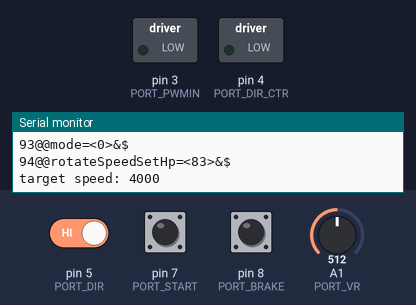
A sketch run on a simulated Arduino Uno, built with avr-gcc and run on an emulated ATmega328P. On the bench: switched loads named in the sketch (green lamp = pin HIGH), the last lines printed to the serial monitor. The test bench sets the inputs (shaded band); at power-on: pin 5 (PORT_DIR) HIGH, pin 7 (PORT_START) HIGH, pin 8 (PORT_BRAKE) HIGH, A1 (PORT_VR) = 512.

Above: at 1.2 s.
1.3 s: pin 5 (PORT_DIR) driven LOW
At 2.1 s:
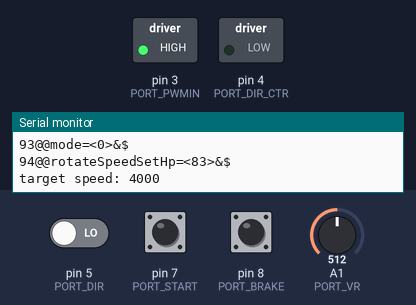
3.3 s: pin 7 (PORT_START) pulled LOW for 1 s
At 4.1 s:
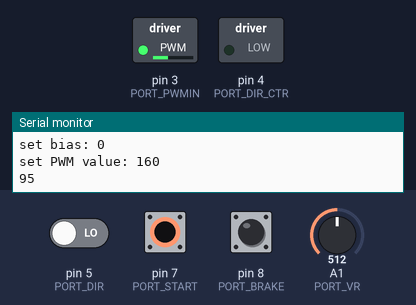
5.8 s: pin 5 (PORT_DIR) driven HIGH
At 7.4 s:
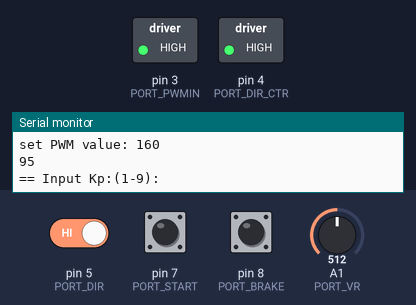
7.9 s: pin 7 (PORT_START) pulled LOW for 3.2 s
At 9.1 s:
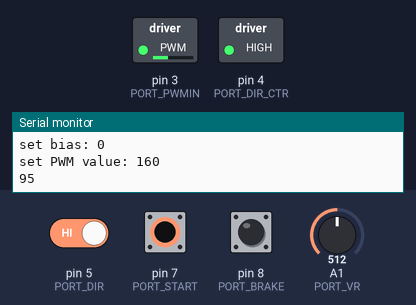
Timing chart, 0 to 12.6 s (numbered marks = the images above; inputs shaded):
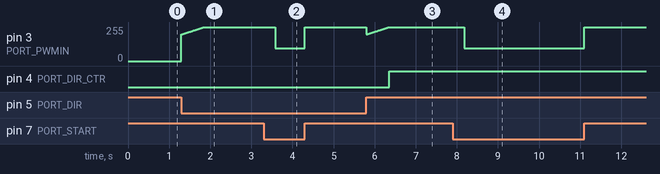

The sketch:

sensored.bldc.ino
```cpp
#include <TimerOne.h>
#define DUMP_VAR(x)  { \
  Serial.print(__LINE__);\
  Serial.print("@@"#x"=<");\
  Serial.print(x);\
  Serial.print(">&$");\
  Serial.print("\r\n");\
}


// digital pins
#define PORT_HP 2                      // digital pin 2 used to check hall pulse from MCD
#define PORT_PWMIN 3                   // digital pin 3 used to output PWM-in signal to MCD as speed control
#define PORT_DIR_CTR 4                 // digital pin 4 used to write CW/CCW switch state from MCD board
#define PORT_DIR 5                     // digital pin 5 used to read CW/CCW switch state from MCD board
#define PORT_START 7                   // digital pin 7 used to read Start switch state from MCD board
#define PORT_BRAKE 8                   // digital pin 8 used to read Brake switch state from MCD board

// analog pins
#define PORT_VR 1                      // analog pin 1 used to connect the potentiometer as target speed input

#define READY 0                        // motor stop state
#define ACTIVE 1                       // motor rotating state


byte mode;                             // motor work state, READY or ACTIVE
volatile long counterVal[2] = {0, 0};  // hall pulse number value to calculate actual rotation speed
byte curCnt = 0;                       // counter to read hall pulse number

bool rotateDir;                        // state of CW/CCW switch
bool rotateStart;                      // state of Start switch
bool rotateBrake;                      // state of Brake switch
int rotateSpeedSetHp;                  // hall pulse number in 150ms against target rotation speed
int rotateSpeedPwm;                    // PWM output to PWM-in pin as a speed command
volatile int hp_freq;                  // hall pulse number counted in 150ms
volatile bool flagReadVR = false;      // flag to read potentiometer value
int oldVRval = 0;                      // potentiometer value read at last time
volatile bool flagReadHP = false;      // flag to read hall pulse number
byte readHPCnt = 0;                    // the timer counter to read hall pulse number

int err1 = 0;                          // error calculated at last time used for PID
int Kp = 4, Ki = 2;                    // pid control parameter, user can modify it for actual used motor

const int hp2Speed = 100;              // rotation speed(per min) = hp_150ms*(1000ms/150ms)*60s/4 = hp_150ms * 100, paired pole=8/2=4
const int hpMax = 4000 / hp2Speed;     // max rotation speed: 4000RPM, hpMax(150ms): 40
const int vrMax = 245;                 // max VR: 252, 5V -> 1023, 1.16V -> vrMax

void counter();
int get_key(int input);
void timer1_Isr();
void PID_Control(int detectedHp);


void setup() {
  // initialize port for motor control
  pinMode(PORT_START, INPUT);
  pinMode(PORT_BRAKE, INPUT);
  pinMode(PORT_HP, INPUT);
  pinMode(PORT_DIR, INPUT);
  pinMode(PORT_DIR_CTR,OUTPUT);

  // fast PWM for D3(PWMIN) using timer2
  TCCR2B = TCCR2B & 0xF8 | 0x01;        // clock prescale by 1, PWM frequency: 32KHz

  // read potentiometer value to set target rotation speed
  int value = analogRead(PORT_VR);
  rotateSpeedSetHp = map(value, 0, vrMax, 0, hpMax); // convert the value to hall pulse number in 150ms (between 0 and hpMax)
  oldVRval = value;
  int rotateSpeedSet = rotateSpeedSetHp * hp2Speed;
  rotateSpeedPwm = 0;

  // read current state of motor control switches on MCD board
  rotateDir = digitalRead(PORT_DIR);
  rotateStart = digitalRead(PORT_START);
  rotateBrake = digitalRead(PORT_BRAKE);
  mode = READY;


  Timer1.initialize(25000); // initialize timer1 with 25ms period
  Timer1.attachInterrupt( timer1_Isr ); // enable timer1 interrupt and associate interrupt service routine
  Timer1.start();


  Serial.begin(115200);
  Serial.print("goto start!!!\n");

  DUMP_VAR(rotateDir);
  DUMP_VAR(rotateStart);
  DUMP_VAR(rotateBrake);
  DUMP_VAR(mode);
  DUMP_VAR(rotateSpeedSetHp);

}

void loop() {
  static bool flagFirstMotor = false;  // flag of start motor rotating
  bool switchState;

  // check if the state of Brake switch is changed
  switchState = digitalRead(PORT_BRAKE);
  if (switchState != rotateBrake)
  {
    rotateBrake = switchState;
    if (mode == READY)  // motor is not rotating
    {
    }
    else
    { // mode = ACTIVE, motor is rotating
      if (rotateBrake == LOW)
      { //brake motor
        analogWrite(PORT_PWMIN, 255); // output High to stop output to motor
        detachInterrupt(digitalPinToInterrupt(PORT_HP)); // disable interrupt to counter HP

      }
      else
      { //restart
        counterVal[0] = 0;
        counterVal[1] = 0;
        curCnt = 0;
        readHPCnt = 0;
        flagReadHP = false;
        rotateSpeedPwm = 0;
        err1 = 0;
        flagFirstMotor = true;
        attachInterrupt(digitalPinToInterrupt(PORT_HP), counter, RISING); // enable interrupt by rising edge of HP signal to count HP

      }
    }
  }

  // check if the state of Start switch is changed
  switchState = digitalRead(PORT_START);
  if (switchState != rotateStart)
  {
    rotateStart = switchState;
    if (mode == READY)
    {
      if (rotateStart == LOW)
      {
        mode = ACTIVE;
        if (rotateBrake == HIGH)
        {
          //start motor
          counterVal[0] = 0;
          counterVal[1] = 0;
          curCnt = 0;
          readHPCnt = 0;
          flagReadHP = false;
          rotateSpeedPwm = 0;
          err1 = 0;
          flagFirstMotor = true;
          attachInterrupt(digitalPinToInterrupt(PORT_HP), counter, RISING);  // enable interrupt by rising edge of HP signal to count HP
        }

      }
    }
    else
    { //active
      if (switchState == HIGH)
      {
        //stop motor
        mode = READY;
        analogWrite(PORT_PWMIN, 255);    // output High to stop output to motor
        detachInterrupt(digitalPinToInterrupt(PORT_HP)); // disable interrupt to count HP

        Serial.println("== Input Kp:(1-9):");
      }
    }
  }

  // check if the state of CW/CCW switch is changed
  switchState = digitalRead(PORT_DIR);
  if (switchState != rotateDir)
  {
    rotateDir = switchState;
    if (rotateDir == HIGH) {
      for(int i = 200; i < 256; i++) {
        analogWrite(PORT_PWMIN, i);
        delay(10);
      }
      digitalWrite(PORT_DIR_CTR,HIGH);

    }
    else {
      for(int i = 200; i < 256; i++) {
        analogWrite(PORT_PWMIN, i);
        delay(10);
      }
      digitalWrite(PORT_DIR_CTR,LOW);

    }

  }

  // check if target speed is changed
  if (flagReadVR == true)
  {
    // read potentiometer value to set target rotation speed
    int value = analogRead(PORT_VR);
    if(value > vrMax)
    {
      value = vrMax;     // If the speed exceeds 4000, the motor will be damaged
    }

    if ( (value > oldVRval + 5) || (value < oldVRval - 5) )
    {
      rotateSpeedSetHp = map(value, 0, vrMax, 0, hpMax); // convert the value to hall pulse number in 150ms (between 0 and hpMax)
      int rotateSpeedSet = rotateSpeedSetHp * hp2Speed; // convert to rotation speed for LCD display

      oldVRval = value;

      Serial.print("target speed: ");
      Serial.println(rotateSpeedSet);
    }
    flagReadVR = false;
  }

  // check current motor rotation speed
  if (mode == ACTIVE && rotateBrake == HIGH)
  {
    if (flagReadHP == true)
    {
      flagReadHP = false;
      int speed_val = hp_freq * hp2Speed;

      Serial.print("Hall pulse in 150ms: speed/100  ------- ");
      Serial.println(hp_freq);


      if (flagFirstMotor == true )   // ignore speed detected at first time which is not valid value.
        flagFirstMotor = false;
      else
      {
        PID_Control(hp_freq);     // adjust PWM output to achive target speed based on current speed
      }
    }
  }

  // check if Kp value is changed by input in serial monitor
  if (mode != ACTIVE)
  {
    if ( Serial.available() )     // check if there is input in serial monitor
    {
      int x = Serial.parseInt(); // look for the next valid integer in the incoming serial stream
      if ( x < 10 && x > 0)
      {
        Kp = x;                   // apply new Kp for PID control
        Serial.print("Kp: ");
        Serial.println(x, DEC);
      }
      else
        Serial.println("Invalid value!");
    }
  }
}

/**************************************************************************************
  counter()
  Interrupt service routine of external interrupt triggered by rising edge of HP signal
**************************************************************************************/
void counter()
{
  counterVal[curCnt & 0x01] += 1;
}


/**************************************************************************************
  timer1_Isr()
  Timer1 interrupt servie routine
  Read potentiometer value and check hall pulse number at specified timing
**************************************************************************************/
void timer1_Isr()
{
  static byte readVRCnt = 0;   // the timer counter to read potentiometer

  if (readVRCnt == 4)         // period: 25ms*5 = 125ms
  {
    flagReadVR = true;        // set flag to tell loop() to read potentiometer value
    readVRCnt = 0;
  }
  else
  {
    readVRCnt++;
  }

  if (mode == ACTIVE && rotateBrake == HIGH)
  {
    if (readHPCnt == 5)        // period: 25ms*6 = 150ms
    {
      flagReadHP = true;       // set flag to tell loop() to read HP
      curCnt++;
      readHPCnt = 0;

      if ((curCnt & 0x01) == 0)
      {
        hp_freq = counterVal[1];
        counterVal[1] = 0;     // clear for new data
      }
      else
      {
        hp_freq = counterVal[0];
        counterVal[0] = 0;     // clear for new data
      }
    }
    else
    {
      readHPCnt++;
    }
  }
  //DUMP_VAR(readHPCnt);
}


/**************************************************************************************
  PID_Control()
  Incremental PID control based on current speed detected by Hall sensor
  int detectedHp: hall pulse number in 150ms
**************************************************************************************/
const int pidOver1_U = 4;  // upper limit value
const int pidOver1_L = -4; // lower limit value
const int pidOver2_U = 2;  // upper limit value in case error is small
const int pidOver2_L = -2; // lower limit value in case error is small
int Kp_s = 4;  // Kp value during starting motor, user can modify it for actual used motor
void PID_Control( int detectedHp )
{
  int err;
  int bias;
  int pidOver_U;
  int pidOver_L;

  err = rotateSpeedSetHp - detectedHp;     // error = set value - actual value

  Serial.print("hp e: ");
  Serial.println(err);

  if (detectedHp == 0) {
    bias = Kp_s * (err - err1);            // do only when starting motor rotation and speed is zero
  }
  else
  {
    bias =  Kp * (err - err1) + Ki * err;  // do always when motor is rotating and speed is not zero
    Serial.print("bias: ");
    Serial.println(bias);

    if (err < 2 && err > -2)
    {
      pidOver_U = pidOver2_U;
      pidOver_L = pidOver2_L;
    }
    else
    {
      pidOver_U = pidOver1_U;
      pidOver_L = pidOver1_L;
    }

    if (bias > pidOver_U)
      bias = pidOver_U;
    else if (bias < pidOver_L)
      bias = pidOver_L;
  }

  Serial.print("set bias: ");
  Serial.println(bias);

  rotateSpeedPwm += bias;
  err1 = err;

  Serial.print("set PWM value: ");
  Serial.println(rotateSpeedPwm, DEC);

  if ( rotateSpeedPwm > 255)           // PWM value between 0 and 255
    rotateSpeedPwm = 255;
  if (rotateSpeedPwm < 1)
    rotateSpeedPwm = 1;

  int pwmIn = 0xFF - rotateSpeedPwm;   // low active
  Serial.println(pwmIn, DEC);
  analogWrite(PORT_PWMIN, pwmIn);      // change PWM duty to change rotation speed
}
```

Measured:
- after the input at 1.3 s, pin 3 (PORT_PWMIN): moves from 0/255 to 255/255 over 0.55 s, starting at once
- after the input at 3.3 s, pin 3 (PORT_PWMIN): 255/255 → 95/255 after 0.28 s, → 255/255 0.72 s later
- after the input at 5.8 s, pin 4 (PORT_DIR_CTR): LOW → HIGH after 0.56 s
- after the input at 7.9 s, pin 3 (PORT_PWMIN): 255/255 → 95/255 after 0.28 s, → 255/255 2.9 s later
